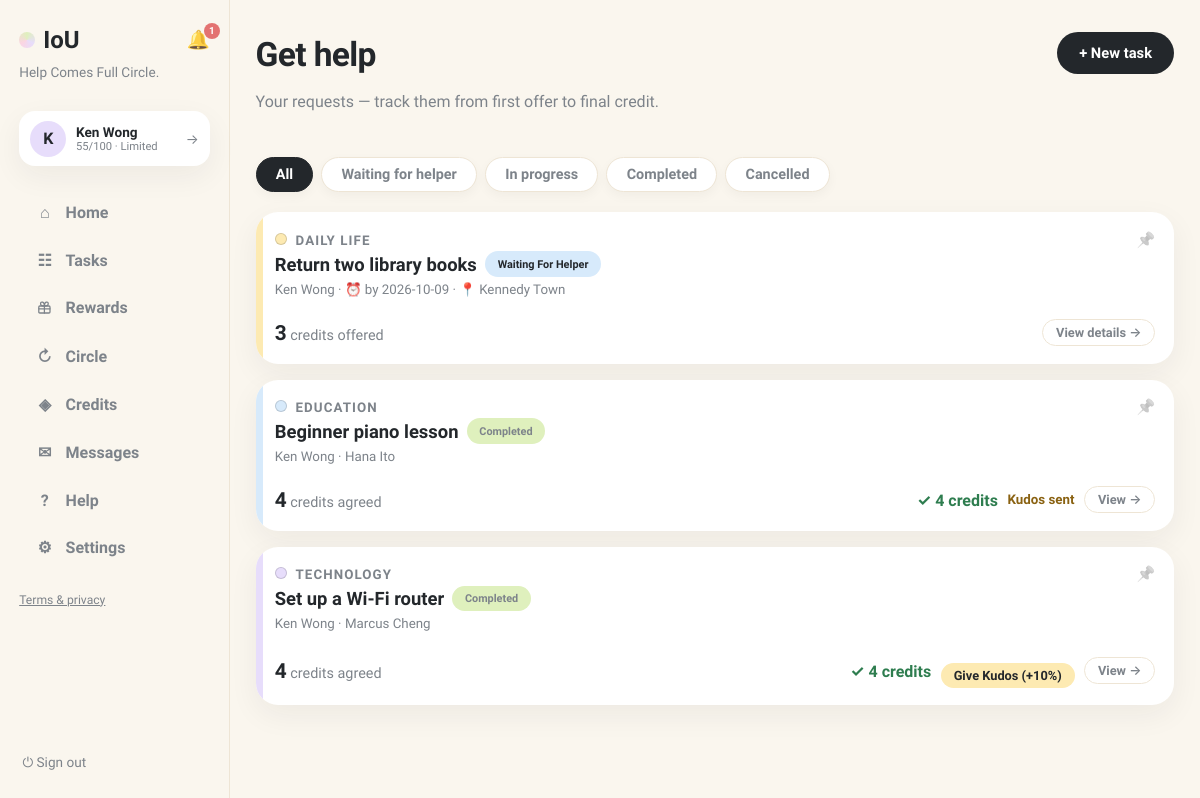
The app's page /my-posts (signed in) with its own data.
### tables this page shows
CREATE TABLE users (
                id INTEGER PRIMARY KEY, name TEXT NOT NULL, email TEXT UNIQUE NOT NULL,
                password TEXT NOT NULL, balance INTEGER NOT NULL DEFAULT 0,
                held_balance INTEGER NOT NULL DEFAULT 0,
                is_moderator INTEGER NOT NULL DEFAULT 0
            , language TEXT NOT NULL DEFAULT 'en', address TEXT, district TEXT, hkid TEXT, address_id TEXT, age INTEGER, birthday TEXT, skills TEXT NOT NULL DEFAULT '', community_helper INTEGER NOT NULL DEFAULT 0, created_at TEXT, consent_analytics INTEGER NOT NULL DEFAULT 0, reliability INTEGER NOT NULL DEFAULT 60, account_status TEXT NOT NULL DEFAULT 'active', analytics_consent INTEGER NOT NULL DEFAULT 0, username TEXT, bio TEXT, verification_identity TEXT NOT NULL DEFAULT 'unverified', verification_neighbourhood TEXT NOT NULL DEFAULT 'unverified', vis_photo INTEGER NOT NULL DEFAULT 1, vis_neighbourhood INTEGER NOT NULL DEFAULT 1, vis_skills INTEGER NOT NULL DEFAULT 1, vis_bio INTEGER NOT NULL DEFAULT 1, vis_completed INTEGER NOT NULL DEFAULT 1, vis_circle INTEGER NOT NULL DEFAULT 1, circle_enabled INTEGER NOT NULL DEFAULT 1, circle_notifications INTEGER NOT NULL DEFAULT 1, circle_community_only INTEGER NOT NULL DEFAULT 0, circle_max_distance_km REAL NOT NULL DEFAULT 2.0, circle_availability TEXT NOT NULL DEFAULT '');

CREATE TABLE requests (
                id INTEGER PRIMARY KEY, title TEXT NOT NULL, description TEXT NOT NULL,
                category TEXT NOT NULL, requester_id INTEGER NOT NULL,
                status TEXT NOT NULL DEFAULT 'open', provider_id INTEGER,
                requester_value INTEGER, requester_buffer INTEGER,
                provider_value INTEGER, provider_buffer INTEGER,
                agreed_value INTEGER, negotiation_deadline TEXT,
                effort_minutes INTEGER, complexity INTEGER, quality_score INTEGER,
                completed_at TEXT,
                created_at TEXT NOT NULL, location TEXT, needed_by TEXT, urgency TEXT, meetup_date TEXT, meetup_time TEXT, meetup_location TEXT, preferred_time TEXT, completion_note TEXT, completion_evidence TEXT, confirm_requester INTEGER NOT NULL DEFAULT 0, confirm_provider INTEGER NOT NULL DEFAULT 0, started_at TEXT, provider_completed_at TEXT, requester_confirmed_at TEXT, release_at TEXT, proof_path TEXT, proof_status TEXT, dispute_eligible INTEGER NOT NULL DEFAULT 1, dispute_window_days INTEGER NOT NULL DEFAULT 3, settlement_value INTEGER, circle_id INTEGER, cancel_requested_by INTEGER, cancel_reason TEXT, cancel_compensation INTEGER NOT NULL DEFAULT 0, evidence_required INTEGER NOT NULL DEFAULT 1, duration_minutes INTEGER NOT NULL DEFAULT 0, community_id INTEGER, visibility TEXT NOT NULL DEFAULT 'public', reservation_status TEXT NOT NULL DEFAULT 'public', selected_by_user_id INTEGER, was_ever_reserved INTEGER NOT NULL DEFAULT 0,
                FOREIGN KEY(requester_id) REFERENCES users(id),
                FOREIGN KEY(provider_id) REFERENCES users(id)
            );

### app.py (the view)
@app.get("/my-posts", response_class=HTMLResponse)
def my_posts(request: Request):
    user = current_user(request)
    if not user:
        return RedirectResponse("/login", status_code=303)
    with db() as connection:
        requests, recommendations = load_board(connection)
        pinned_ids = {row["request_id"] for row in connection.execute(
            "SELECT request_id FROM pins WHERE user_id=?", (user["id"],)).fetchall()}
        mine = [item for item in requests if item["requester_id"] == user["id"]]
        mine.sort(key=lambda i: i["id"] not in pinned_ids)
        my_open = [item for item in mine if item["status"] == "open"]
        my_active = [item for item in mine if item["status"] not in ("completed", "resolved", "open", "cancelled")]
        my_cancelled = [item for item in mine if item["status"] == "cancelled"]
        my_completed = [item for item in mine if item["status"] in ("completed", "resolved")]
        history = load_history(connection, user["id"])
        disputes = load_disputes(connection)
    return render(
        request,
        "my_posts.html",
        page="posts",
        my_open=my_open,
        my_active=my_active,
        my_cancelled=my_cancelled,
        my_completed=my_completed,
        history=history,
        disputes=disputes,
        recommendations=recommendations,
        pinned_ids=pinned_ids,
        task_categories=TASK_CATEGORIES,
    )

### templates/my_posts.html (shortened to what this page needs)
{% extends "base.html" %}
{% block content %}
<header class="page-head">
  <div>
    <h1>Get help</h1>
    <p class="muted">Your requests — track them from first offer to final credit.</p>
  </div>
  <a class="btn-primary" href="/new-request">+ New task</a>
</header>
<div class="tabs" id="tabs">
  <button class="tab active" data-tab="all">All</button>
  <button class="tab" data-tab="open">Waiting for helper</button>
  <button class="tab" data-tab="active">In progress</button>
  <button class="tab" data-tab="done">Completed</button>
  <button class="tab" data-tab="cancelled">Cancelled</button>
</div>
<div class="card-list" id="post-list">
  {% for item in my_open %}<div class="post-item" data-group="open">{% include "manage_card.html" %}</div>{% endfor %}
  {% for item in my_completed %}<div class="post-item" data-group="done">{% include "manage_card.html" %}</div>{% endfor %}
</div>
{% endblock %}

### templates/base.html (shortened to what this page needs)
<!doctype html>
<html lang="en"><head><link rel="stylesheet" href="/static/style.css"></head>
<body class="app-body">
<nav class="sidebar">
  <div class="brand-row">
    <a class="brand" href="/"><span class="brand-dot"></span>IoU</a>
    {% if user %}
    <a class="bell {% if page == 'notifications' %}active{% endif %}" href="/notifications" title="Notifications">🔔{% if unread_notifs or unread_msgs %}<span class="bell-badge">{{ (unread_notifs or 0) + (unread_msgs or 0) }}</span>{% endif %}</a>
    {% endif %}
  </div>
  <p class="brand-tag">Help Comes Full Circle.</p>
  {% if user %}
  <a class="side-user" href="/profile" title="Your profile">
    <div class="avatar">{{ user.name[0] }}</div>
    {% set sc = user.reliability if user.reliability is not none else 60 %}
    {% set lab = 'Suspended' if sc <= 0 else ('Restricted' if sc < 30 else ('Limited' if sc < 60 else ('Strong' if sc < 80 else 'Excellent'))) %}
    <div class="sidebar-user-meta"><b>{{ user.name }}</b>
      <small>{{ sc }}/100 · {{ lab }}</small>
    </div>
    <span class="side-user-arrow">→</span>
  </a>
  <div class="nav-links">
    <a class="nav-link {% if page == 'home' %}active{% endif %}" href="/"><span class="nav-ico">⌂</span>Home</a>
    <a class="nav-link {% if page == 'browse' %}active{% endif %}" href="/browse"><span class="nav-ico">☷</span>Tasks</a>
    <a class="nav-link " href="/rewards"><span class="nav-ico"></span>Rewards</a>
    <a class="nav-link {% if page == 'circle' %}active{% endif %}" href="/chain-invitations"><span class="nav-ico">↻</span>Circle{% if circle_pending %}<span class="unread-dot"></span>{% endif %}</a>
    <a class="nav-link {% if page == 'credits' %}active{% endif %}" href="/history"><span class="nav-ico">◈</span>Credits</a>
    <a class="nav-link {% if page == 'messages' %}active{% endif %}" href="/messages"><span class="nav-ico">✉</span>Messages{% if unread_msgs %}<span class="unread-dot"></span>{% endif %}</a>
    <a class="nav-link {% if page == 'help' %}active{% endif %}" href="/help"><span class="nav-ico">?</span>Help</a>
    <a class="nav-link {% if page == 'account' %}active{% endif %}" href="/account"><span class="nav-ico">⚙</span>Settings</a>
  </div>
  <p class="nav-footer"><a href="/legal">Terms &amp; privacy</a></p>
  <form method="post" action="/logout" class="side-logout"><button class="link-button" title="Sign out">⏻ Sign out</button></form>
  {% else %}
  <div class="nav-links">
    <a class="nav-link" href="/login"><span class="nav-ico">→</span>Sign in</a>
    <a class="nav-link" href="/register"><span class="nav-ico">＋</span>Create account</a>
  </div>
  <p class="nav-footer"><a href="/legal">Terms &amp; privacy</a></p>
  {% endif %}
</nav>
<main class="content {% block content_class %}{% endblock %}">{% block content %}{% endblock %}</main>
</body></html>

### templates/manage_card.html (shortened to what this page needs)
<article class="card request-card browse-card manage-card cat-{{ item.category|slug }}">
  <div class="row">
    <div class="card-head">
      <span class="cat-dot cat-{{ item.category|slug }}"></span>
      <small class="cat-name">{{ item.category }}</small>
      <h2><a class="title-link" href="/requests/{{ item.id }}">{{ item.title }}</a>
        <span class="status s-{{ item.status }}">{{ status_labels[item.status] if status_labels is defined and item.status in status_labels else item.status.replace('_',' ') }}</span>
      </h2>
      <small class="muted browse-meta">
        {{ item.requester_name }}{% if item.provider_name %} · {{ item.provider_name }}{% endif %}
        {% if item.preferred_time %} · 🕒 {{ item.preferred_time|replace('T',' ') }}{% elif item.needed_by %} · ⏰ by {{ item.needed_by }}{% endif %}
        {% if item.location %} · 📍 {{ item.location }}{% endif %}
      </small>
    </div>
    <div class="badge-col">
      {% if pinned_ids is defined %}
      <form method="post" action="/requests/{{ item.id }}/pin" class="pin-form"><button class="pin-btn " title="{% if item.id in pinned_ids %}Unpin{% else %}Pin to top{% endif %}">📌</button></form>
      {% endif %}
    </div>
  </div>
  <div class="card-cta manage-cta">
    <span class="browse-offer manage-credits">
      {% if item.agreed_value %}<b>{{ item.agreed_value }}</b> credits agreed
      {% elif item.status == 'negotiating' and item.provider_value %}<b>{{ item.provider_value if item.requester_id == user.id else item.requester_value }}</b> credits on the table
      {% else %}<b>{{ item.requester_value }}</b> credits offered{% endif %}
    </span>
    {% if item.status == 'open' %}
      <a class="btn-ghost btn-sm" href="/requests/{{ item.id }}">View details →</a>
    {% elif item.status == 'negotiating' %}
      <a class="btn-primary btn-sm" href="/chat/{{ item.id }}">💬 Continue in chat</a>
    {% elif item.status == 'agreement_pending' %}
      <a class="btn-primary btn-sm" href="/chat/{{ item.id }}">Confirm exchange →</a>
    {% elif item.status == 'confirmed' %}
      <a class="btn-primary btn-sm" href="/chat/{{ item.id }}">📅 Schedule meetup</a>
    {% elif item.status == 'scheduled' %}
      <small class="muted">📅 {{ item.meetup_date }} {{ item.meetup_time }}</small><a class="btn-primary btn-sm" href="/chat/{{ item.id }}">Open workspace →</a>
    {% elif item.status == 'in_progress' %}
      {% if item.provider_id == user.id %}<a class="btn-primary btn-sm" href="/chat/{{ item.id }}">Mark as complete →</a>
      {% else %}<a class="btn-ghost btn-sm" href="/chat/{{ item.id }}">💬 Open chat</a>{% endif %}
    {% elif item.status == 'completion_submitted' %}
      {% if item.requester_id == user.id %}<a class="btn-primary btn-sm" href="/chat/{{ item.id }}">Review completion →</a>
      {% else %}<a class="btn-ghost btn-sm" href="/requests/{{ item.id }}">View details →</a>{% endif %}
    {% elif item.status == 'disputed' %}
      <a class="btn-primary btn-sm" href="/chat/{{ item.id }}">⚖️ Resolve dispute</a>
    {% elif item.status == 'human_review' %}
      <small class="muted">Moderator reviewing…</small><a class="btn-ghost btn-sm" href="/requests/{{ item.id }}">View →</a>
    {% elif item.status in ('completed','resolved') %}
      <span class="success">✓ {{ item.agreed_value }} credits</span>
      {% if item.requester_id == user.id %}{% set transaction = history | selectattr('request_id', 'equalto', item.id) | first %}{% if transaction and transaction.kudos_given %}<small class="kudos-done">Kudos sent</small>{% else %}<form method="post" action="/requests/{{ item.id }}/kudos"><input type="hidden" name="next" value="{{ next or '' }}"><button class="kudos-button btn-sm">Give Kudos (+10%)</button></form>{% endif %}{% endif %}
      <a class="btn-ghost btn-sm" href="/requests/{{ item.id }}">View →</a>
    {% endif %}
  </div>
</article>

### records on screen
users: name "K", name "Ken Wong"
requests: category "DAILY LIFE", title "Return two library books", status "Waiting For Helper", requester_name "Ken Wong", needed_by "2026-10-09", location "Kennedy Town", requester_value "3"
requests: category "EDUCATION", title "Beginner piano lesson", status "Completed", requester_name "Ken Wong", provider_name "Hana Ito", agreed_value "4", shows "Kudos sent"
requests: category "TECHNOLOGY", title "Set up a Wi-Fi router", status "Completed", requester_name "Ken Wong", provider_name "Marcus Cheng", agreed_value "4"

### other values on screen
{{ (unread_notifs or 0) + (unread_msgs or 0) }} "1"
{{ sc }} "55"
{{ lab }} "Limited"
